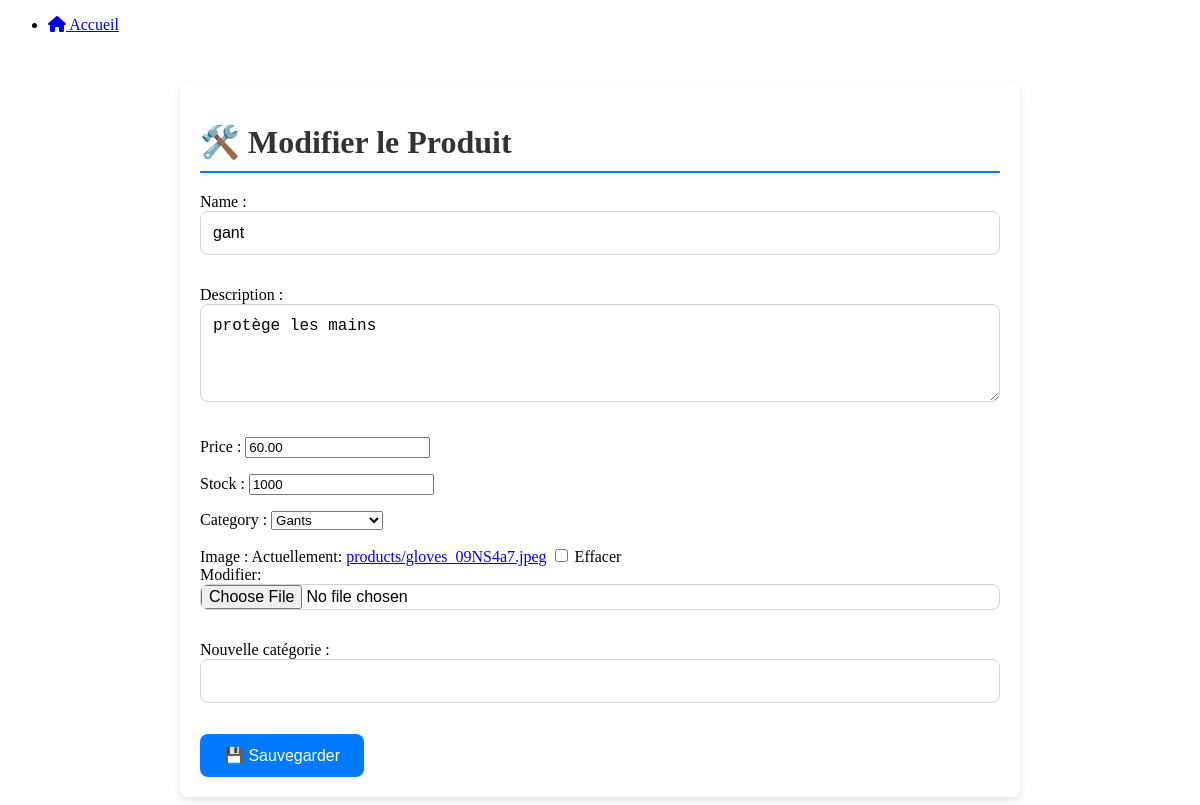
/products/edit/7/ (signed in), run on the app's committed database.
### Ecomed/models.py (models this page shows, shortened)
class Product(models.Model):
    name = models.CharField(max_length=100)
    description = models.TextField()
    stock = models.PositiveIntegerField(default=0)
    category = models.ForeignKey(Category, on_delete=models.SET_NULL, null=True, blank=True)
    image = models.ImageField(upload_to='products/', blank=True, null=True, default='path/to/default/image.jpg')
    price = models.DecimalField(max_digits=10, decimal_places=2)

class Category(models.Model):
    name = models.CharField(max_length=100, unique=True)
    def __str__(self):
        return self.name

### Ecomed/views.py (the view)
# urls.py: path('products/edit/<int:product_id>/', edit_product_view, name='edit_product'),
@login_required
@user_passes_test(lambda u: u.is_admin)
def edit_product_view(request, product_id):
    product = get_object_or_404(Product, id=product_id)
    if request.method == 'POST':
        form = ProductForm(request.POST, request.FILES, instance=product)
        if form.is_valid():
            form.save()
            ChangeLog.objects.create(
                user=request.user,
                action=f"Modification du produit {product.name}",
                timestamp=timezone.now(),
                object_type='product',
                object_id=product.id
            )
            return redirect('admin_dashboard')
    else:
        form = ProductForm(instance=product)
    return render(request, 'Ecomed/edit_product.html', {'form': form})

### Ecomed/forms.py (shortened to what this page needs)
class ProductForm(forms.ModelForm):
    new_category = forms.CharField(
        max_length=100,
        required=False,
        label="Nouvelle catégorie",
        widget=forms.TextInput(attrs={'class': 'form-control'})
    )
    class Meta:
        model = Product
        fields = ['name', 'description', 'price', 'stock', 'category', 'image']
        widgets = {
            'description': forms.Textarea(attrs={'rows': 4, 'class': 'form-control'}),
            'price': forms.NumberInput(attrs={'class': 'form-control'}),
            'stock': forms.NumberInput(attrs={'class': 'form-control'}),
            'category': forms.Select(attrs={'class': 'form-control'}),
            'image': forms.ClearableFileInput(attrs={'class': 'form-control'}),
        }

### Ecomed/templates/Ecomed/edit_product.html (shortened to what this page needs)
{% extends 'Ecomed/base.html' %}
{% load static %}
{% block stylesheets %}
    <link rel="stylesheet" href="{% static 'ecomed_edit_product.css' %}">
{% endblock %}
{% block content %}
<div class="container mt-5">
    <h1 class="mb-4">🛠️ Modifier le Produit</h1>
    <form method="post" enctype="multipart/form-data" class="form-container">
        {{ form.as_p }}
        <button type="submit" class="btn btn-primary">💾 Sauvegarder</button>
    </form>
</div>
{% endblock %}

### Ecomed/static/ecomed_edit_product.css (style rules this page uses)
.container { max-width: 800px; margin: 0 auto; padding: 20px; background-color: #ffffff; box-shadow: 0 4px 8px rgba(0, 0, 0, 0.1); border-radius: 8px; }
h1 { font-size: 2rem; color: #333; margin-bottom: 20px; border-bottom: 2px solid #007bff; padding-bottom: 10px; }
.form-container { margin-top: 20px; }
.form-container input[type="text"], .form-container input[type="email"], .form-container input[type="file"], .form-container textarea { width: 100%; padding: 12px; margin-bottom: 15px; border: 1px solid #ced4da; border-radius: 8px; font-size: 1rem; box-sizing: border-box; }
.form-container input[type="file"] { padding: 0; }
.btn-primary { background-color: #007bff; border: none; color: #ffffff; padding: 12px 24px; font-size: 1rem; border-radius: 8px; cursor: pointer; transition: background-color 0.3s, transform 0.2s; }
.mt-5 { margin-top: 3rem; }

### data on the page
Product: name "gant", description "protège les mains", price "60.00", stock "1000", category "Gants"
